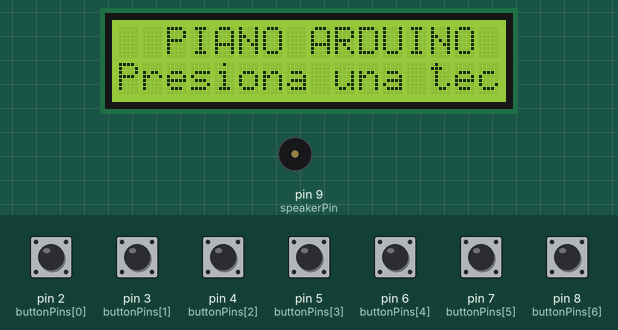
Bench run of a sketch on a simulated Arduino Uno, built with avr-gcc and run on an emulated ATmega328P. Shown: 16×2 character LCD, buzzer (waves = sounding). The test bench sets the inputs (shaded band); at power-on: pin 2 (buttonPins[0]), pin 3 (buttonPins[1]), pin 4 (buttonPins[2]), pin 5 (buttonPins[3]), pin 6 (buttonPins[4]), pin 7 (buttonPins[5]), pin 8 (buttonPins[6]) HIGH.

Above: at 1.2 s.
1.3 s: pin 2 (buttonPins[0]) pulled LOW for 0.15 s
2.9 s: pin 3 (buttonPins[1]) pulled LOW for 0.15 s
4.5 s: pin 4 (buttonPins[2]) pulled LOW for 0.15 s
6.1 s: pin 5 (buttonPins[3]) pulled LOW for 0.15 s
7.7 s: pin 6 (buttonPins[4]) pulled LOW for 0.15 s
9.3 s: pin 7 (buttonPins[5]) pulled LOW for 0.15 s
Timing chart, 0 to 11.9 s (numbered marks = the images above; inputs shaded):
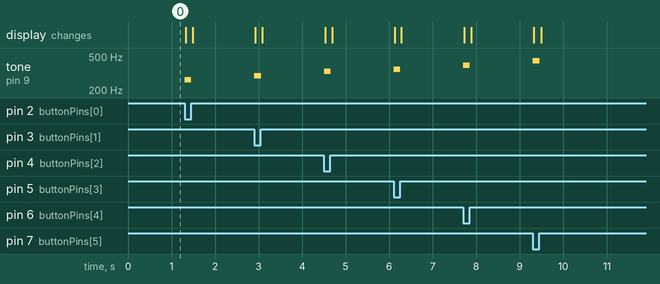

Measured:
- after the input at 1.3 s, tone on pin 9 (speakerPin): silent → 262 Hz at once, → silent 0.15 s later
- after the input at 2.9 s, tone on pin 9 (speakerPin): silent → 294 Hz at once, → silent 0.15 s later
- after the input at 4.5 s, tone on pin 9 (speakerPin): silent → 330 Hz at once, → silent 0.15 s later
- after the input at 6.1 s, tone on pin 9 (speakerPin): silent → 349 Hz at once, → silent 0.14 s later
- after the input at 7.7 s, tone on pin 9 (speakerPin): silent → 392 Hz at once, → silent 0.15 s later
- after the input at 9.3 s, tone on pin 9 (speakerPin): silent → 440 Hz at once, → silent 0.15 s later

The sketch:

piano.ino
```cpp
#include <Wire.h>
#include <LiquidCrystal_I2C.h>
LiquidCrystal_I2C lcd(0x27,16,2);
const int speakerPin = 9;
const int buttonPins[] = {2,3,4,5,6,7,8};
const int notes[] = {262,294,330,349,392,440,494};
const String noteNames[] = {"DO","RE","MI","FA","SOL","LA","SI"};
const int numButtons = 7;
int lastNotePlayed = -1;

void setup() {
  pinMode(speakerPin, OUTPUT);
  for(int i=0;i<numButtons;i++) pinMode(buttonPins[i], INPUT_PULLUP);
  lcd.init(); lcd.backlight();
  lcd.print("  PIANO ARDUINO ");
  lcd.setCursor(0,1); lcd.print("Presiona una tec");
}
void loop() {
  bool pressed = false;
  int currentNote = -1;
  for(int i=0;i<numButtons;i++) {
    if(digitalRead(buttonPins[i]) == LOW) {
      pressed = true;
      currentNote = i;
      break;
    }
  }
  if(pressed) {
    tone(speakerPin, notes[currentNote]);
    if(currentNote != lastNotePlayed) {
      lcd.clear();
      lcd.print("Nota: " + noteNames[currentNote]);
      lcd.setCursor(0,1);
      lcd.print("Freq: " + String(notes[currentNote]) + " Hz");
      lastNotePlayed = currentNote;
    }
  } else {
    noTone(speakerPin);
    if(lastNotePlayed != -1) {
      lcd.clear();
      lcd.print("  PIANO ARDUINO ");
      lcd.setCursor(0,1); lcd.print("Presiona una tec");
      lastNotePlayed = -1;
    }
  }
  delay(10);
}
```
